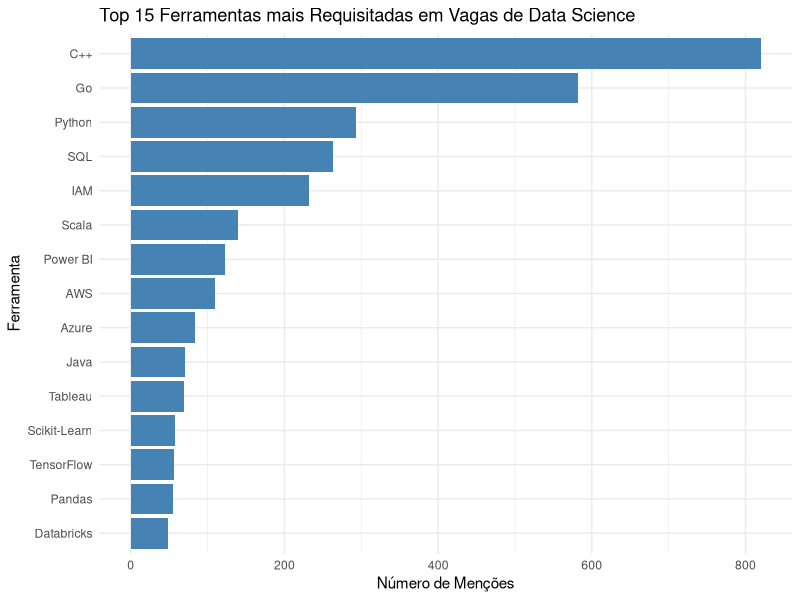

Source code (R):
# 📌 Carregar bibliotecas necessárias
library(dplyr)
library(stringr)
library(ggplot2)
library(readr)
library(tidyr)

# 📌 Carregar os dados do CSV
df <- read_csv("vagas_linkedin.csv")

# 📌 Lista de ferramentas para buscar nas descrições
ferramentas <- c(
  "Python", "Linguagem R", "R Language", "SQL", "Scala", "Java", "Julia", "C++", "C#", "Go", "Rust",
  "Pandas", "NumPy", "Scikit-Learn", "TensorFlow", "PyTorch", "Keras",
  "Matplotlib", "Seaborn", "NLTK", "OpenCV", "XGBoost", "LightGBM",
  "Hugging Face", "FastAPI", "Streamlit", "Plotly", "DVC", "MLflow",
  "AWS", "Azure", "Google Cloud", "GCP", "BigQuery", "Snowflake", "Databricks",
  "Oracle Cloud", "IBM Cloud", "Alibaba Cloud", "DigitalOcean", "Linode", "Heroku",
  "Firebase", "Cloud Functions", "Lambda", "Cloud Run", "EC2", "S3", "IAM",
  "Redshift", "Cloud SQL", "Cloud Storage", "Vertex AI", "SageMaker", "Dataflow",
  "Glue", "Cloud Composer",
  "Power BI", "Tableau", "Looker", "Google Data Studio", "Qlik Sense", "QlikView",
  "Metabase", "Superset", "Grafana", "Sisense", "Domo", "Mode Analytics"
)

# 📌 Criar uma tabela para armazenar as contagens das ferramentas
df_ferramentas <- tibble(Ferramenta = ferramentas, Quantidade = 0)

# 📌 Remover NAs da coluna "Descricao"
df <- df %>% mutate(Descricao = ifelse(is.na(Descricao), "", tolower(Descricao)))

# 📌 Aplicar Regex para contar menções das ferramentas na coluna Descrição
for (ferramenta in ferramentas) {
  df_ferramentas <- df_ferramentas %>%
    mutate(Quantidade = ifelse(Ferramenta == ferramenta,
                               sum(str_detect(df$Descricao, regex(ferramenta, ignore_case = TRUE))),
                               Quantidade))
}

# 📌 Selecionar as 15 ferramentas mais mencionadas
df_top15 <- df_ferramentas %>%
  arrange(desc(Quantidade)) %>%
  head(15)

# 📌 Criar um gráfico de barras com as 15 ferramentas mais mencionadas
ggplot(df_top15, aes(x = reorder(Ferramenta, Quantidade), y = Quantidade)) +
  geom_bar(stat = "identity", fill = "steelblue") +
  coord_flip() +
  labs(title = "Top 15 Ferramentas mais Requisitadas em Vagas de Data Science",
       x = "Ferramenta",
       y = "Número de Menções") +
  theme_minimal()
